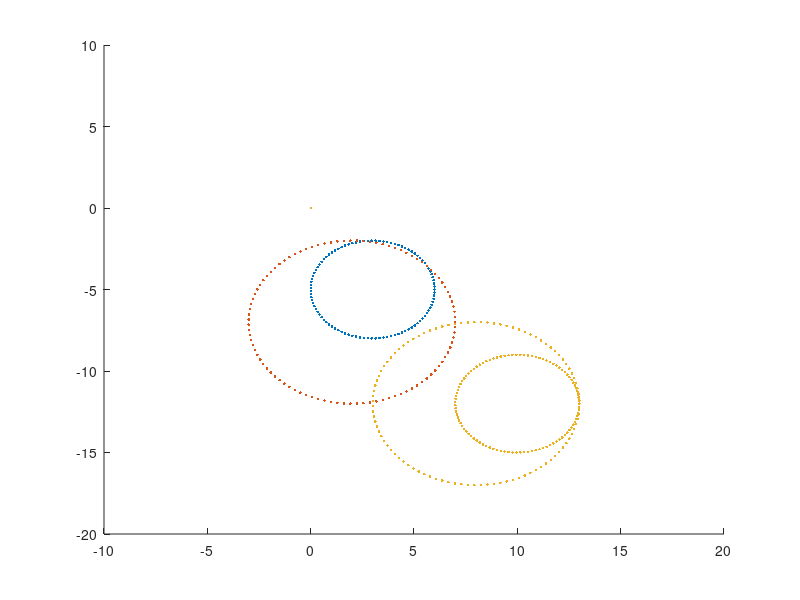

Here is the MATLAB script that generated this plot:
v1_r=3;
v2_r=5;
k=linspace(0,2*pi);
v1=[3+v1_r*cos(k); -5+v1_r*sin(k)];
v2=[2+v2_r*cos(k); -7+v2_r*sin(k)];
figure(1)
scatter(v1(1,:), v1(2,:),'.')
hold on
scatter(v2(1,:), v2(2,:),'.')
v=zeros(2,10000);
for ii=1:100
    for jj=1:100
        v(:,jj+ii)=v1(:,ii)+v2(:,jj);
    end
end
scatter(v(1,:), v(2,:),'.')
axis([-10 20 -20 10]);
hold off